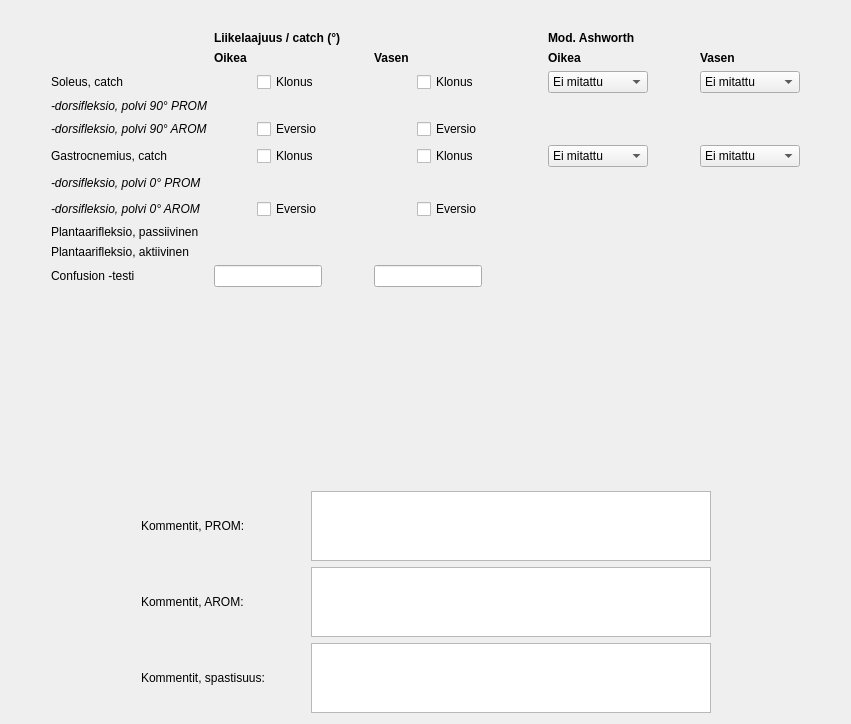
      <widget class="QWidget" name="tabNilkka">
       <attribute name="title">
        <string>Nilkka</string>
       </attribute>
       <layout class="QVBoxLayout" name="verticalLayout_2">
        <item>
         <layout class="QGridLayout" name="gridLayout_11">
          <item row="16" column="5" colspan="2">
           <widget class="QLineEdit" name="dataNilkkaConfusionVas">
            <property name="sizePolicy">
             <sizepolicy hsizetype="Fixed" vsizetype="Fixed">
              <horstretch>0</horstretch>
              <verstretch>0</verstretch>
             </sizepolicy>
            </property>
           </widget>
          </item>
          <item row="16" column="2" colspan="2">
           <widget class="QLineEdit" name="dataNilkkaConfusionOik">
            <property name="sizePolicy">
             <sizepolicy hsizetype="Fixed" vsizetype="Fixed">
              <horstretch>0</horstretch>
              <verstretch>0</verstretch>
             </sizepolicy>
            </property>
           </widget>
          </item>
          <item row="8" column="1">
           <widget class="QLabel" name="label_228">
            <property name="font">
             <font>
              <italic>true</italic>
             </font>
            </property>
            <property name="text">
             <string>-dorsifleksio, polvi 90° PROM</string>
            </property>
           </widget>
          </item>
          <item row="10" column="6">
           <widget class="QCheckBox" name="dataNilkkaGastroKlonusVas">
            <property name="text">
             <string>Klonus</string>
            </property>
           </widget>
          </item>
          <item row="11" column="1">
           <widget class="QLabel" name="label_222">
            <property name="font">
             <font>
              <italic>true</italic>
             </font>
            </property>
            <property name="text">
             <string>-dorsifleksio, polvi 0° PROM</string>
            </property>
           </widget>
          </item>
          <item row="5" column="2">
           <widget class="CheckableSpinBox" name="dataNilkkaSoleusCatchOik">
            <property name="defaultText">
             <string>Ei</string>
            </property>
           </widget>
          </item>
          <item row="3" column="5">
           <widget class="QLabel" name="label_220">
            <property name="font">
             <font>
              <weight>75</weight>
              <bold>true</bold>
             </font>
            </property>
            <property name="text">
             <string>Vasen</string>
            </property>
           </widget>
          </item>
          <item row="5" column="6">
           <widget class="QCheckBox" name="dataNilkkaSoleusKlonusVas">
            <property name="text">
             <string>Klonus</string>
            </property>
           </widget>
          </item>
          <item row="3" column="8">
           <widget class="QLabel" name="label_242">
            <property name="font">
             <font>
              <weight>75</weight>
              <bold>true</bold>
             </font>
            </property>
            <property name="text">
             <string>Oikea</string>
            </property>
           </widget>
          </item>
          <item row="2" column="2" colspan="4">
           <widget class="QLabel" name="label_231">
            <property name="font">
             <font>
              <weight>75</weight>
              <bold>true</bold>
             </font>
            </property>
            <property name="text">
             <string>Liikelaajuus / catch (°)</string>
            </property>
            <property name="textFormat">
             <enum>Qt::AutoText</enum>
            </property>
           </widget>
          </item>
          <item row="11" column="0">
           <spacer name="horizontalSpacer_29">
            <property name="orientation">
             <enum>Qt::Horizontal</enum>
            </property>
            <property name="sizeHint" stdset="0">
             <size>
              <width>40</width>
              <height>20</height>
             </size>
            </property>
           </spacer>
          </item>
          <item row="14" column="1">
           <widget class="QLabel" name="label_229">
            <property name="text">
             <string>Plantaarifleksio, passiivinen</string>
            </property>
           </widget>
          </item>
          <item row="5" column="8">
           <widget class="QComboBox" name="dataNilkkaSoleusModAOik">
            <property name="sizePolicy">
             <sizepolicy hsizetype="Fixed" vsizetype="Fixed">
              <horstretch>0</horstretch>
              <verstretch>0</verstretch>
             </sizepolicy>
            </property>
            <property name="minimumSize">
             <size>
              <width>100</width>
              <height>0</height>
             </size>
            </property>
            <item>
             <property name="text">
              <string>Ei mitattu</string>
             </property>
            </item>
            <item>
             <property name="text">
              <string>0</string>
             </property>
            </item>
            <item>
             <property name="text">
              <string>1</string>
             </property>
            </item>
            <item>
             <property name="text">
              <string>1+</string>
             </property>
            </item>
            <item>
             <property name="text">
              <string>2</string>
             </property>
            </item>
            <item>
             <property name="text">
              <string>3</string>
             </property>
            </item>
            <item>
             <property name="text">
              <string>4</string>
             </property>
            </item>
           </widget>
          </item>
          <item row="5" column="10">
           <widget class="QComboBox" name="dataNilkkaSoleusModAVas">
            <property name="sizePolicy">
             <sizepolicy hsizetype="Fixed" vsizetype="Fixed">
              <horstretch>0</horstretch>
              <verstretch>0</verstretch>
             </sizepolicy>
            </property>
            <property name="minimumSize">
             <size>
              <width>100</width>
              <height>0</height>
             </size>
            </property>
            <item>
             <property name="text">
              <string>Ei mitattu</string>
             </property>
            </item>
            <item>
             <property name="text">
              <string>0</string>
             </property>
            </item>
            <item>
             <property name="text">
              <string>1</string>
             </property>
            </item>
            <item>
             <property name="text">
              <string>1+</string>
             </property>
            </item>
            <item>
             <property name="text">
              <string>2</string>
             </property>
            </item>
            <item>
             <property name="text">
              <string>3</string>
             </property>
            </item>
            <item>
             <property name="text">
              <string>4</string>
             </property>
            </item>
           </widget>
          </item>
          <item row="16" column="12">
           <spacer name="horizontalSpacer_30">
            <property name="orientation">
             <enum>Qt::Horizontal</enum>
            </property>
            <property name="sizeHint" stdset="0">
             <size>
              <width>40</width>
              <height>20</height>
             </size>
            </property>
           </spacer>
          </item>
          <item row="5" column="5">
           <widget class="CheckableSpinBox" name="dataNilkkaSoleusCatchVas">
            <property name="defaultText">
             <string>Ei</string>
            </property>
           </widget>
          </item>
          <item row="9" column="1">
           <widget class="QLabel" name="label_249">
            <property name="font">
             <font>
              <italic>true</italic>
             </font>
            </property>
            <property name="text">
             <string>-dorsifleksio, polvi 90° AROM</string>
            </property>
           </widget>
          </item>
          <item row="3" column="2">
           <widget class="QLabel" name="label_235">
            <property name="font">
             <font>
              <weight>75</weight>
              <bold>true</bold>
             </font>
            </property>
            <property name="text">
             <string>Oikea</string>
            </property>
           </widget>
          </item>
          <item row="14" column="5">
           <widget class="CheckableSpinBox" name="dataNilkkaPlantaarifleksioPROMVas"/>
          </item>
          <item row="14" column="2">
           <widget class="CheckableSpinBox" name="dataNilkkaPlantaarifleksioPROMOik"/>
          </item>
          <item row="3" column="10">
           <widget class="QLabel" name="label_253">
            <property name="font">
             <font>
              <weight>75</weight>
              <bold>true</bold>
             </font>
            </property>
            <property name="text">
             <string>Vasen</string>
            </property>
           </widget>
          </item>
          <item row="5" column="3">
           <widget class="QCheckBox" name="dataNilkkaSoleusKlonusOik">
            <property name="text">
             <string>Klonus</string>
            </property>
           </widget>
          </item>
          <item row="10" column="2">
           <widget class="CheckableSpinBox" name="dataNilkkaGastroCatchOik">
            <property name="defaultText">
             <string>Ei</string>
            </property>
           </widget>
          </item>
          <item row="12" column="1">
           <widget class="QLabel" name="label_227">
            <property name="font">
             <font>
              <italic>true</italic>
             </font>
            </property>
            <property name="text">
             <string>-dorsifleksio, polvi 0° AROM</string>
            </property>
           </widget>
          </item>
          <item row="10" column="8">
           <widget class="QComboBox" name="dataNilkkaGastroModAOik">
            <property name="sizePolicy">
             <sizepolicy hsizetype="Fixed" vsizetype="Fixed">
              <horstretch>0</horstretch>
              <verstretch>0</verstretch>
             </sizepolicy>
            </property>
            <property name="minimumSize">
             <size>
              <width>100</width>
              <height>0</height>
             </size>
            </property>
            <item>
             <property name="text">
              <string>Ei mitattu</string>
             </property>
            </item>
            <item>
             <property name="text">
              <string>0</string>
             </property>
            </item>
            <item>
             <property name="text">
              <string>1</string>
             </property>
            </item>
            <item>
             <property name="text">
              <string>1+</string>
             </property>
            </item>
            <item>
             <property name="text">
              <string>2</string>
             </property>
            </item>
            <item>
             <property name="text">
              <string>3</string>
             </property>
            </item>
            <item>
             <property name="text">
              <string>4</string>
             </property>
            </item>
           </widget>
          </item>
          <item row="10" column="1">
           <widget class="QLabel" name="label_248">
            <property name="text">
             <string>Gastrocnemius, catch</string>
            </property>
           </widget>
          </item>
          <item row="10" column="3">
           <widget class="QCheckBox" name="dataNilkkaGastroKlonusOik">
            <property name="text">
             <string>Klonus</string>
            </property>
           </widget>
          </item>
          <item row="10" column="10">
           <widget class="QComboBox" name="dataNilkkaGastroModAVas">
            <property name="sizePolicy">
             <sizepolicy hsizetype="Fixed" vsizetype="Fixed">
              <horstretch>0</horstretch>
              <verstretch>0</verstretch>
             </sizepolicy>
            </property>
            <property name="minimumSize">
             <size>
              <width>100</width>
              <height>0</height>
             </size>
            </property>
            <item>
             <property name="text">
              <string>Ei mitattu</string>
             </property>
            </item>
            <item>
             <property name="text">
              <string>0</string>
             </property>
            </item>
            <item>
             <property name="text">
              <string>1</string>
             </property>
            </item>
            <item>
             <property name="text">
              <string>1+</string>
             </property>
            </item>
            <item>
             <property name="text">
              <string>2</string>
             </property>
            </item>
            <item>
             <property name="text">
              <string>3</string>
             </property>
            </item>
            <item>
             <property name="text">
              <string>4</string>
             </property>
            </item>
           </widget>
          </item>
          <item row="10" column="5">
           <widget class="CheckableSpinBox" name="dataNilkkaGastroCatchVas">
            <property name="defaultText">
             <string>Ei</string>
            </property>
           </widget>
          </item>
          <item row="2" column="8" colspan="3">
           <widget class="QLabel" name="label_232">
            <property name="font">
             <font>
              <weight>75</weight>
              <bold>true</bold>
             </font>
            </property>
            <property name="text">
             <string>Mod. Ashworth</string>
            </property>
            <property name="textFormat">
             <enum>Qt::AutoText</enum>
            </property>
           </widget>
          </item>
          <item row="16" column="1">
           <widget class="QLabel" name="label_224">
            <property name="text">
             <string>Confusion -testi</string>
            </property>
           </widget>
          </item>
          <item row="5" column="1">
           <widget class="QLabel" name="label_247">
            <property name="text">
             <string>Soleus, catch</string>
            </property>
           </widget>
          </item>
          <item row="9" column="2">
           <widget class="CheckableSpinBox" name="dataNilkkaDorsifPolvi90AROMOik"/>
          </item>
          <item row="11" column="2">
           <widget class="CheckableSpinBox" name="dataNilkkaDorsifPolvi0PROMOik"/>
          </item>
          <item row="11" column="5">
           <widget class="CheckableSpinBox" name="dataNilkkaDorsifPolvi0PROMVas"/>
          </item>
          <item row="8" column="2">
           <widget class="CheckableSpinBox" name="dataNilkkaDorsifPolvi90PROMOik"/>
          </item>
          <item row="8" column="5">
           <widget class="CheckableSpinBox" name="dataNilkkaDorsifPolvi90PROMVas"/>
          </item>
          <item row="12" column="2">
           <widget class="CheckableSpinBox" name="dataNilkkaDorsifPolvi0AROMOik"/>
          </item>
          <item row="5" column="9">
           <spacer name="horizontalSpacer_14">
            <property name="orientation">
             <enum>Qt::Horizontal</enum>
            </property>
            <property name="sizeType">
             <enum>QSizePolicy::Fixed</enum>
            </property>
            <property name="sizeHint" stdset="0">
             <size>
              <width>40</width>
              <height>20</height>
             </size>
            </property>
           </spacer>
          </item>
          <item row="12" column="5">
           <widget class="CheckableSpinBox" name="dataNilkkaDorsifPolvi0AROMVas"/>
          </item>
          <item row="5" column="7">
           <spacer name="horizontalSpacer_15">
            <property name="orientation">
             <enum>Qt::Horizontal</enum>
            </property>
            <property name="sizeType">
             <enum>QSizePolicy::Fixed</enum>
            </property>
            <property name="sizeHint" stdset="0">
             <size>
              <width>60</width>
              <height>20</height>
             </size>
            </property>
           </spacer>
          </item>
          <item row="9" column="5">
           <widget class="CheckableSpinBox" name="dataNilkkaDorsifPolvi90AROMVas"/>
          </item>
          <item row="5" column="4">
           <spacer name="horizontalSpacer_12">
            <property name="orientation">
             <enum>Qt::Horizontal</enum>
            </property>
            <property name="sizeType">
             <enum>QSizePolicy::Fixed</enum>
            </property>
            <property name="sizeHint" stdset="0">
             <size>
              <width>40</width>
              <height>20</height>
             </size>
            </property>
           </spacer>
          </item>
          <item row="15" column="1">
           <widget class="QLabel" name="label_230">
            <property name="text">
             <string>Plantaarifleksio, aktiivinen</string>
            </property>
           </widget>
          </item>
          <item row="15" column="2">
           <widget class="CheckableSpinBox" name="dataNilkkaPlantaarifleksioAROMOik"/>
          </item>
          <item row="15" column="5">
           <widget class="CheckableSpinBox" name="dataNilkkaPlantaarifleksioAROMVas"/>
          </item>
          <item row="12" column="3">
           <widget class="QCheckBox" name="dataNilkkaDorsifPolvi0AROMEversioOik">
            <property name="text">
             <string>Eversio</string>
            </property>
           </widget>
          </item>
          <item row="9" column="3">
           <widget class="QCheckBox" name="dataNilkkaDorsifPolvi90AROMEversioOik">
            <property name="text">
             <string>Eversio</string>
            </property>
           </widget>
          </item>
          <item row="12" column="6">
           <widget class="QCheckBox" name="dataNilkkaDorsifPolvi0AROMEversioVas">
            <property name="text">
             <string>Eversio</string>
            </property>
           </widget>
          </item>
          <item row="9" column="6">
           <widget class="QCheckBox" name="dataNilkkaDorsifPolvi90AROMEversioVas">
            <property name="text">
             <string>Eversio</string>
            </property>
           </widget>
          </item>
          <item row="1" column="2">
           <spacer name="verticalSpacer_39">
            <property name="orientation">
             <enum>Qt::Vertical</enum>
            </property>
            <property name="sizeType">
             <enum>QSizePolicy::Fixed</enum>
            </property>
            <property name="sizeHint" stdset="0">
             <size>
              <width>20</width>
              <height>20</height>
             </size>
            </property>
           </spacer>
          </item>
         </layout>
        </item>
        <item>
         <spacer name="verticalSpacer_3">
          <property name="orientation">
           <enum>Qt::Vertical</enum>
          </property>
          <property name="sizeHint" stdset="0">
           <size>
            <width>20</width>
            <height>198</height>
           </size>
          </property>
         </spacer>
        </item>
        <item>
         <layout class="QGridLayout" name="gridLayout_6">
          <item row="0" column="7">
           <spacer name="horizontalSpacer_31">
            <property name="orientation">
             <enum>Qt::Horizontal</enum>
            </property>
            <property name="sizeHint" stdset="0">
             <size>
              <width>40</width>
              <height>20</height>
             </size>
            </property>
           </spacer>
          </item>
          <item row="3" column="3">
           <widget class="QTextEdit" name="datacmtNilkkaSpast">
            <property name="sizePolicy">
             <sizepolicy hsizetype="Fixed" vsizetype="Fixed">
              <horstretch>0</horstretch>
              <verstretch>0</verstretch>
             </sizepolicy>
            </property>
            <property name="minimumSize">
             <size>
              <width>400</width>
              <height>70</height>
             </size>
            </property>
            <property name="maximumSize">
             <size>
              <width>400</width>
              <height>70</height>
             </size>
            </property>
           </widget>
          </item>
          <item row="0" column="1">
           <widget class="QLabel" name="label_39">
            <property name="text">
             <string>Kommentit, PROM:</string>
            </property>
           </widget>
          </item>
          <item row="0" column="0">
           <spacer name="horizontalSpacer_32">
            <property name="orientation">
             <enum>Qt::Horizontal</enum>
            </property>
            <property name="sizeHint" stdset="0">
             <size>
              <width>40</width>
              <height>20</height>
             </size>
            </property>
           </spacer>
          </item>
          <item row="1" column="3">
           <widget class="QTextEdit" name="datacmtNilkkaAROM">
            <property name="sizePolicy">
             <sizepolicy hsizetype="Fixed" vsizetype="Fixed">
              <horstretch>0</horstretch>
              <verstretch>0</verstretch>
             </sizepolicy>
            </property>
            <property name="minimumSize">
             <size>
              <width>400</width>
              <height>70</height>
             </size>
            </property>
            <property name="maximumSize">
             <size>
              <width>400</width>
              <height>70</height>
             </size>
            </property>
           </widget>
          </item>
          <item row="3" column="1">
           <widget class="QLabel" name="label_40">
            <property name="text">
             <string>Kommentit, spastisuus:</string>
            </property>
           </widget>
          </item>
          <item row="1" column="1">
           <widget class="QLabel" name="label_41">
            <property name="text">
             <string>Kommentit, AROM:</string>
            </property>
           </widget>
          </item>
          <item row="0" column="3">
           <widget class="QTextEdit" name="datacmtNilkkaPROM">
            <property name="sizePolicy">
             <sizepolicy hsizetype="Fixed" vsizetype="Fixed">
              <horstretch>0</horstretch>
              <verstretch>0</verstretch>
             </sizepolicy>
            </property>
            <property name="minimumSize">
             <size>
              <width>400</width>
              <height>70</height>
             </size>
            </property>
            <property name="maximumSize">
             <size>
              <width>400</width>
              <height>70</height>
             </size>
            </property>
           </widget>
          </item>
          <item row="0" column="2">
           <spacer name="horizontalSpacer_33">
            <property name="orientation">
             <enum>Qt::Horizontal</enum>
            </property>
            <property name="sizeType">
             <enum>QSizePolicy::Fixed</enum>
            </property>
            <property name="sizeHint" stdset="0">
             <size>
              <width>40</width>
              <height>20</height>
             </size>
            </property>
           </spacer>
          </item>
         </layout>
        </item>
       </layout>
      </widget>
